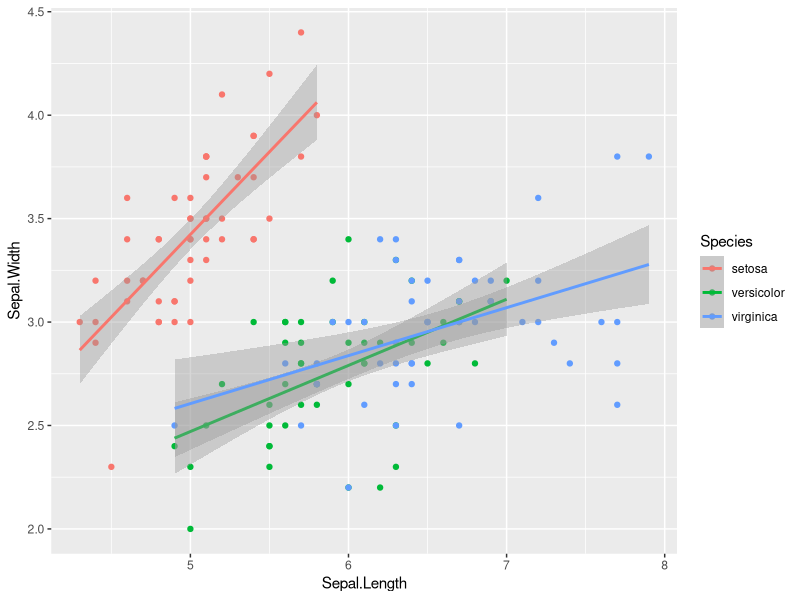
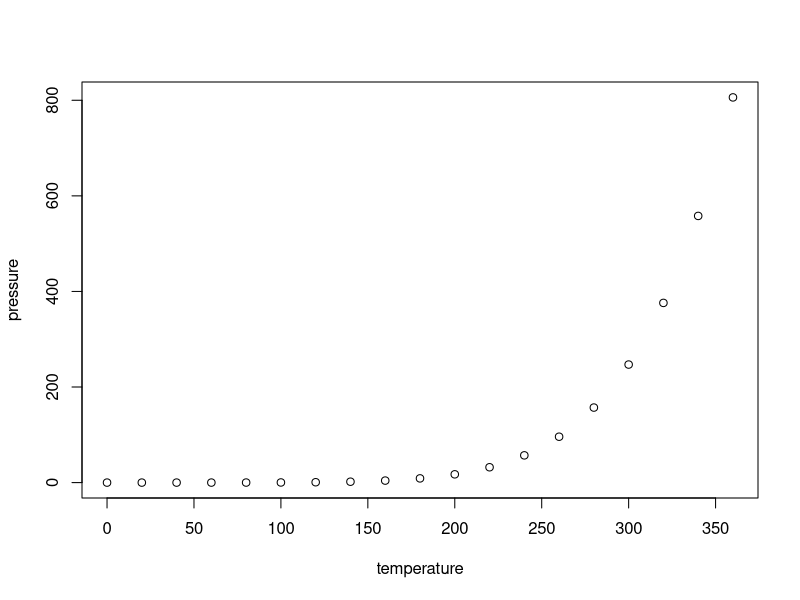

Source code (R) for these figures, in order:
## ---- chunk 1
knitr::opts_chunk$set(echo = TRUE)
## ---- chunk 2
summary(cars)
## ---- chunk 3
#### three tick marks starts a line of code. then you select the language you want. 
library(ggplot2)
data("iris")
ggplot(iris, aes(x=Sepal.Length, y= Sepal.Width, color= Species))+
  geom_point()+
  geom_smooth(method="lm")
  summary(iris)
## ---- chunk 4
plot(pressure)
